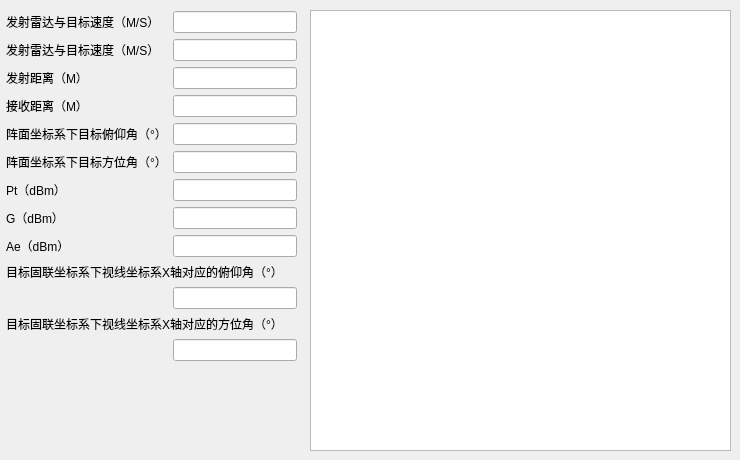
        <widget class="QWidget" name="TargetParamType1CurrentTab">
         <attribute name="title">
          <string>方式1</string>
         </attribute>
         <widget class="QTextEdit" name="TargetParamTypeTextEdit1">
          <property name="geometry">
           <rect>
            <x>310</x>
            <y>10</y>
            <width>421</width>
            <height>441</height>
           </rect>
          </property>
         </widget>
         <widget class="QWidget" name="layoutWidget">
          <property name="geometry">
           <rect>
            <x>6</x>
            <y>11</y>
            <width>291</width>
            <height>381</height>
           </rect>
          </property>
          <layout class="QFormLayout" name="formLayout_2">
           <item row="0" column="0">
            <widget class="QLabel" name="label_16">
             <property name="text">
              <string>发射雷达与目标速度（M/S）</string>
             </property>
            </widget>
           </item>
           <item row="0" column="1">
            <widget class="QLineEdit" name="SpeedTranLineEditType1"/>
           </item>
           <item row="1" column="0">
            <widget class="QLabel" name="label_17">
             <property name="text">
              <string>发射雷达与目标速度（M/S）</string>
             </property>
            </widget>
           </item>
           <item row="1" column="1">
            <widget class="QLineEdit" name="SpeedRecvLineEditType1"/>
           </item>
           <item row="2" column="0">
            <widget class="QLabel" name="label_19">
             <property name="text">
              <string>发射距离（M）</string>
             </property>
            </widget>
           </item>
           <item row="2" column="1">
            <widget class="QLineEdit" name="DistanceTranLineEditType1"/>
           </item>
           <item row="3" column="0">
            <widget class="QLabel" name="label_20">
             <property name="text">
              <string>接收距离（M）</string>
             </property>
            </widget>
           </item>
           <item row="3" column="1">
            <widget class="QLineEdit" name="DistanceRecvLineEditType1"/>
           </item>
           <item row="4" column="0">
            <widget class="QLabel" name="label_21">
             <property name="text">
              <string>阵面坐标系下目标俯仰角（°）</string>
             </property>
            </widget>
           </item>
           <item row="4" column="1">
            <widget class="QLineEdit" name="ThetaLineEditType1"/>
           </item>
           <item row="5" column="0">
            <widget class="QLabel" name="label_22">
             <property name="text">
              <string>阵面坐标系下目标方位角（°）</string>
             </property>
            </widget>
           </item>
           <item row="5" column="1">
            <widget class="QLineEdit" name="PhiLineEditType1"/>
           </item>
           <item row="6" column="0">
            <widget class="QLabel" name="label_23">
             <property name="text">
              <string>Pt（dBm）</string>
             </property>
            </widget>
           </item>
           <item row="6" column="1">
            <widget class="QLineEdit" name="PtLineEditType1"/>
           </item>
           <item row="7" column="0">
            <widget class="QLabel" name="label_24">
             <property name="text">
              <string>G（dBm）</string>
             </property>
            </widget>
           </item>
           <item row="7" column="1">
            <widget class="QLineEdit" name="GLineEditType1"/>
           </item>
           <item row="8" column="0">
            <widget class="QLabel" name="label_25">
             <property name="text">
              <string>Ae（dBm）</string>
             </property>
            </widget>
           </item>
           <item row="8" column="1">
            <widget class="QLineEdit" name="AeLineEditType1"/>
           </item>
           <item row="9" column="0" colspan="2">
            <widget class="QLabel" name="label_26">
             <property name="text">
              <string>目标固联坐标系下视线坐标系X轴对应的俯仰角（°）</string>
             </property>
            </widget>
           </item>
           <item row="11" column="0" colspan="2">
            <widget class="QLabel" name="label_27">
             <property name="text">
              <string>目标固联坐标系下视线坐标系X轴对应的方位角（°）</string>
             </property>
            </widget>
           </item>
           <item row="10" column="1">
            <widget class="QLineEdit" name="TargetCoordinateThetaLineEditType1"/>
           </item>
           <item row="12" column="1">
            <widget class="QLineEdit" name="TargetCoordinatePhiLineEditType1"/>
           </item>
          </layout>
         </widget>
        </widget>
